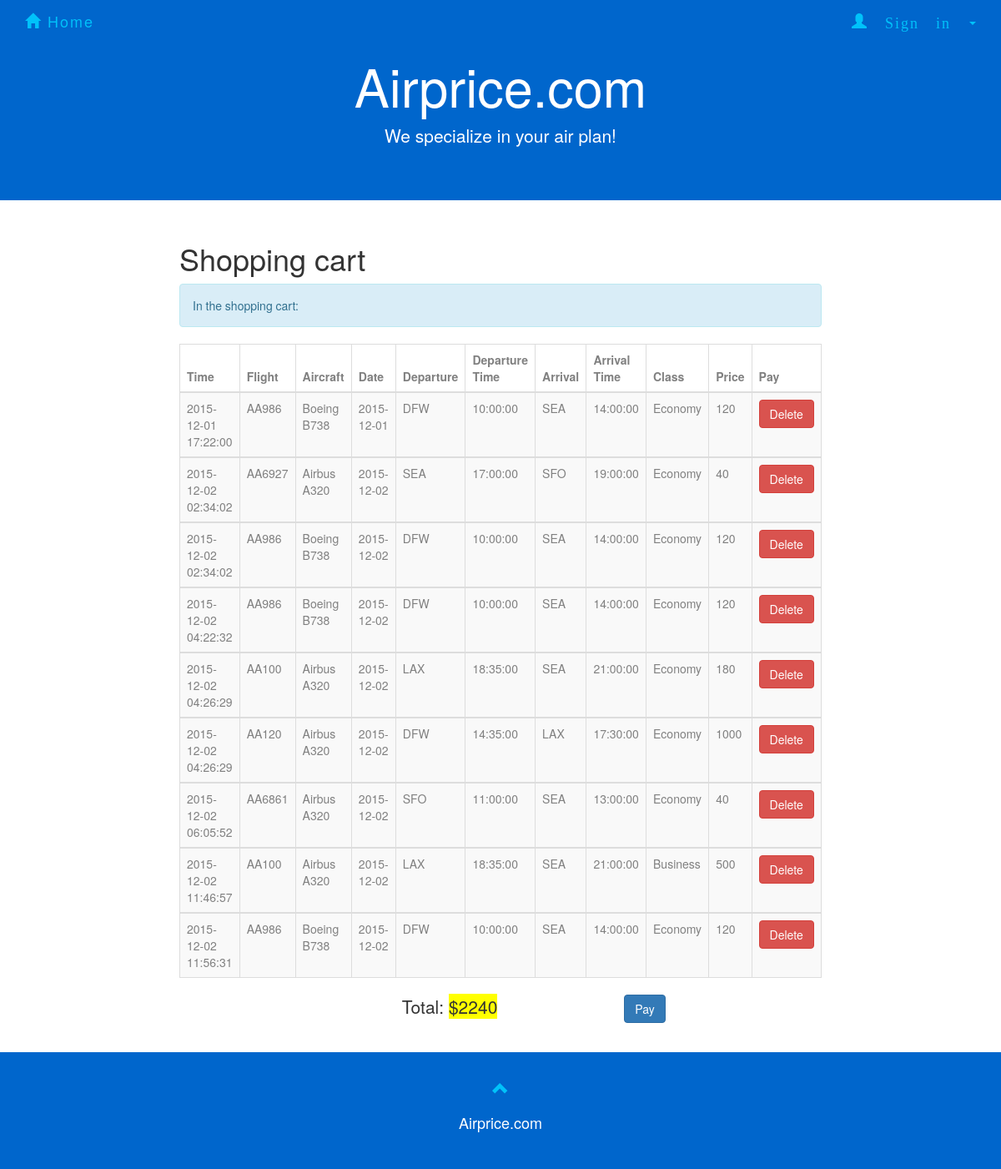
Page /cartshow.php (signed in) on the committed database.
### tables this page shows
CREATE TABLE `flight` (
  `number` varchar(20) NOT NULL,
  `airplane_id` varchar(10) NOT NULL,
  `departure` varchar(10) NOT NULL,
  `d_time` time NOT NULL,
  `arrival` varchar(10) NOT NULL,
  `a_time` time NOT NULL,
  PRIMARY KEY (`number`),
  KEY `code_idx` (`departure`,`arrival`),
  KEY `airplaneid_idx` (`airplane_id`),
  KEY `arrival_idx` (`arrival`),
  CONSTRAINT `airplaneid` FOREIGN KEY (`airplane_id`) REFERENCES `airplane` (`ID`) ON DELETE CASCADE ON UPDATE CASCADE,
  CONSTRAINT `arrival` FOREIGN KEY (`arrival`) REFERENCES `airport` (`code`) ON DELETE CASCADE ON UPDATE CASCADE,
  CONSTRAINT `departure` FOREIGN KEY (`departure`) REFERENCES `airport` (`code`) ON DELETE CASCADE ON UPDATE CASCADE
);

CREATE TABLE `book` (
  `ID` int(11) NOT NULL AUTO_INCREMENT,
  `time` datetime NOT NULL,
  `date` date NOT NULL,
  `flightno` varchar(10) NOT NULL,
  `username` varchar(45) NOT NULL,
  `classtype` varchar(20) NOT NULL,
  `paid` int(1) DEFAULT '0',
  PRIMARY KEY (`ID`,`flightno`),
  KEY `username_idx` (`username`),
  KEY `classname_idx` (`classtype`),
  KEY `flightno_idx` (`flightno`,`classtype`),
  CONSTRAINT `flightno` FOREIGN KEY (`flightno`, `classtype`) REFERENCES `class` (`number`, `name`) ON DELETE CASCADE ON UPDATE CASCADE,
  CONSTRAINT `username` FOREIGN KEY (`username`) REFERENCES `passanger` (`username`) ON DELETE NO ACTION ON UPDATE NO ACTION
);

CREATE TABLE `airplane` (
  `ID` varchar(10) NOT NULL,
  `type` varchar(10) NOT NULL,
  `company` varchar(20) NOT NULL,
  PRIMARY KEY (`ID`)
);

CREATE TABLE `class` (
  `number` varchar(10) NOT NULL,
  `name` varchar(20) NOT NULL,
  `capacity` int(11) NOT NULL,
  `price` float NOT NULL,
  PRIMARY KEY (`number`,`name`),
  KEY `number_idx` (`number`),
  CONSTRAINT `number` FOREIGN KEY (`number`) REFERENCES `flight` (`number`) ON DELETE CASCADE ON UPDATE CASCADE
);

### cartshow.php (the view, shortened to what this page needs)
<!DOCTYPE html>
<html>
<html lang="en">
<head>
    <link rel="stylesheet" href="http://maxcdn.bootstrapcdn.com/bootstrap/3.3.5/css/bootstrap.min.css">
    <link rel="stylesheet" href="forcompany.css">
    <link rel="stylesheet" href="homepage.css">
    <link rel="stylesheet" href="AdminSignin.css">
</head>
<body>
    <nav class="navbar navbar-default navbar-fixed-top">
        <div class="container">
            <div class="navbar-header">
                <a class="navbar-brand" href="homepage.html"><span class="glyphicon glyphicon-home"></span> Home</a>
            </div>
            <div class="collapse navbar-collapse" id="myNavbar">
                <ul class="nav navbar-nav navbar-right">
                    <li class="dropdown" id = "new">
                        <a class="dropdown-toggle" data-toggle="dropdown" href="#"><span class="glyphicon glyphicon-user"> Sign in&nbsp;</span><span class="caret"></span>
                        </a>
                          </li>
                        </ul>
            </div>
        </div>
    </nav>
<div class="jumbotron text-center">
        <h1>Airprice.com</h1>
        <p>We specialize in your air plan!</p>
</div>
<div class="container-fluid text-center">
  <div class="row content">
    <div class="col-sm-2 sidenav">
    </div>
    <div class="col-sm-8 text-left">
      <h1>Shopping cart</h1>
<?php
include_once 'dbconnect2.php';
if(!isset($_SESSION['user'])){
    header("Location: customersignin.html");
}else{
    $user = $_SESSION['user'];
$sql = "SELECT FL.number AS FLnumber, company, type, B.ID AS bookid, time, B.date,  departure, d_time, arrival, a_time, C.name AS classname, capacity, price
            FROM flight FL,  class C, airplane AP , book B
            WHERE (FL.number = C.number) AND (B.flightno = c.number) AND (classtype = C.name) AND (FL.airplane_id = AP.ID)
            AND  B.username = '$user' AND paid = '0'
            ORDER BY time";
$result = mysqli_query($con,$sql);
$rowcount = mysqli_num_rows($result);
    if($rowcount == 0){
        echo "<div class='alert alert-info'><strong>Nothing in the shopping cart.</strong></div>";
    }
    else{
    echo "<div class='alert alert-info'>In the shopping cart:</div>";
    echo "<table class='table table-bordered table-striped table-hover'>
          <thead>
          <tr>
            <th>Time</th>
            <th>Flight</th>
            <th>Aircraft</th>
            <th>Date</th>
            <th>Departure</th>
            <th>Departure Time</th>
            <th>Arrival</th>
            <th>Arrival Time</th>
            <th>Class</th>
            <th>Price</th>
            <th>Pay</th>
          </tr>
          </thead>";
    while($row = mysqli_fetch_array($result)) {
        echo "<tbody><tr>";
        echo "<td>" . $row['time'] . "</td>";
        echo "<td>" . $row['FLnumber'] . "</td>";
        echo "<td>" . $row['company']." ".$row['type']. "</td>";
        echo "<td>" . $row['date'] . "</td>";
        echo "<td>" . $row['departure'] . "</td>";
        echo "<td>" . $row['d_time'] . "</td>";
        echo "<td>" . $row['arrival'] . "</td>";
        echo "<td>" . $row['a_time'] . "</td>";
        echo "<td>" . $row['classname'] . "</td>";
        echo "<td>" . $row['price'] . "</td>";
            $seatreserved = "SELECT flightno, classtype, COUNT(*)
                        FROM book B
                        WHERE B.date = '".$row['date']."' AND B.flightno = '".$row['FLnumber']."'AND B.classtype ='".$row['classname']."' AND paid=1
                        GROUP BY flightno, classtype";
            $reserved = mysqli_query($con, $seatreserved);
            $reservedNumber = mysqli_fetch_array($reserved);
            $capacity = mysqli_query($con, "SELECT capacity FROM class C WHERE C.number='".$row['FLnumber']."' AND C.name= '".$row['classname']."'");
            $capacityNumber = mysqli_fetch_array($capacity);
            if(mysqli_num_rows($reserved)>0){
                $availableNumber = $capacityNumber['capacity'] - $reservedNumber['COUNT(*)'];
            }else{
                $availableNumber = $capacityNumber['capacity'];
            }
        if($availableNumber>0){
        echo '<td>
            <form action="cartdelete.php" method="post">
            <input type="hidden" name="bookid" value="'.$row['bookid'].'" >
            <button type="submit" class="btn btn-danger">Delete</button></div>
            </form>
            </td>';
        }else{
            echo "<td><button type='button' class='btn btn-warning' onclick='myFunction()'>No seat Available now</button></td>";
        }
		$sum = mysqli_query($con,"SELECT SUM(price)
							            FROM book B, class C
							            WHERE B.username = '$user' AND paid = '0'
							            AND classtype=C.name AND flightno = C.number");
		$t = mysqli_fetch_array($sum);
		$total = $t['SUM(price)'];
        echo "</tr>";
    }
    echo " </tbody></table>";
    echo " <form action='pay.php' method='post'>";
    echo "<div class='row'>
			  <div class='col-sm-4'></div>
			  <div class='col-sm-4'><p class='lead'>Total: <span id='total'>$".$total."</span></p></div>
			  <div class='col-sm-4'><button type='submit' class='btn btn-primary'>Pay</button></div>
			</div>";
    echo "</form>";
    echo "<br>";
    }
}
?>
<footer class="container-fluid text-center">
        <a href="#signUpPage" title="To Top">
            <span class="glyphicon glyphicon-chevron-up"></span>
        </a>
        <p>Airprice.com</p>
</footer>
</body>
</html>

### forcompany.css (style rules this page uses)
.jumbotron { background-color: #0066cc; color: #ffffff; }
.navbar { margin-bottom: 0; background-color: #0066cc; border: 0; font-size: 18px !important; letter-spacing: 2px; opacity: 0.9; }
.navbar li a, .navbar .navbar-brand { color: #00ccff !important; }
footer { background-color: #0066cc; color: #fff; padding: 32px; font-size: 18px; }
footer .glyphicon { font-size: 20px; margin-bottom: 20px; color: #00ccff; opacity: 0.9; }
#total { background-color: yellow; }

### AdminSignin.css (style rules this page uses)
th { width: 50px; height: 10px; color: gray; }
td { color: gray; }

### rows in the picture
flight: book.time "2015-12-01 17:22:00", number "AA986", airplane.company "Boeing", airplane.type "B738", book.date "2015-12-01", departure "DFW", d_time "10:00:00", arrival "SEA", a_time "14:00:00", class.name "Economy", class.price "120", book.time "2015-12-02 02:34:02", book.date "2015-12-02", book.time "2015-12-02 04:22:32", book.time "2015-12-02 11:56:31"
flight: book.time "2015-12-02 02:34:02", number "AA6927", airplane.company "Airbus", airplane.type "A320", book.date "2015-12-02", departure "SEA", d_time "17:00:00", arrival "SFO", a_time "19:00:00", class.name "Economy", class.price "40"
flight: book.time "2015-12-02 04:26:29", number "AA100", airplane.company "Airbus", airplane.type "A320", book.date "2015-12-02", departure "LAX", d_time "18:35:00", arrival "SEA", a_time "21:00:00", class.name "Economy", class.price "180", book.time "2015-12-02 11:46:57", class.name "Business", class.price "500"
flight: book.time "2015-12-02 04:26:29", number "AA120", airplane.company "Airbus", airplane.type "A320", book.date "2015-12-02", departure "DFW", d_time "14:35:00", arrival "LAX", a_time "17:30:00", class.name "Economy", class.price "1000"
flight: book.time "2015-12-02 06:05:52", number "AA6861", airplane.company "Airbus", airplane.type "A320", book.date "2015-12-02", departure "SFO", d_time "11:00:00", arrival "SEA", a_time "13:00:00", class.name "Economy", class.price "40"

### other values in the picture
$total "2240"
